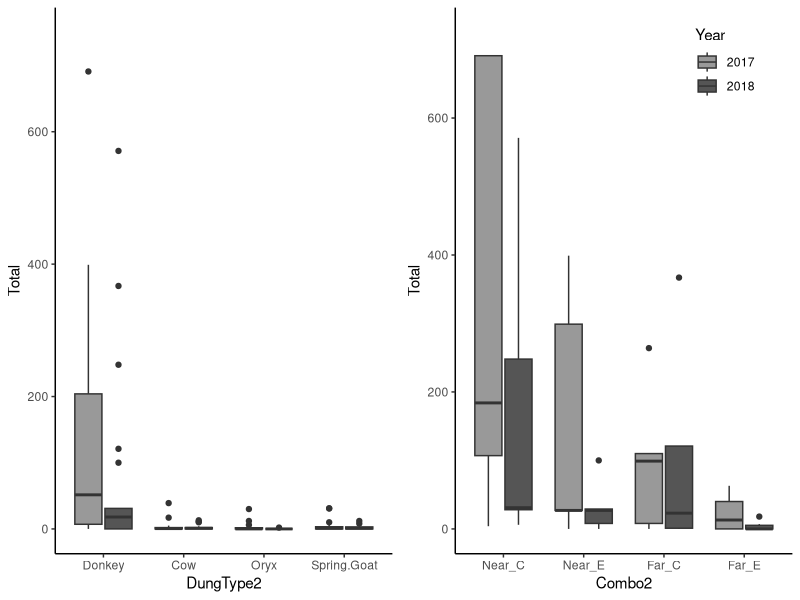

The R script that drew this image:
##Code the produces the building blocks of Figure 3.
##Runs on a PC

library(tidyr)
library(zoo)
library(ggplot2)
library(dplyr)
library(ggpubr)
library(gridExtra)


dung1<- read.csv("Data/AllDungSummary_Replicate_Yr.csv", header=T)

dung1$Year<-as.factor(dung1$Year)
dung1$DungType<-as.factor(dung1$DungType)
dung1$DungType2 <- factor(dung1$DungType, levels = levels(dung1$DungType)[c(2,1,3,4)])


Fig3a_fullrange<- ggplot(dung1, aes(x=DungType2, y=Total, fill=Year))+
  geom_boxplot()+
  #coord_cartesian(ylim = c(0,750))+
  scale_fill_manual(values=c("#999999", "#555555")) + 
  theme_classic()+
  theme(legend.position = 'none')

Fig3a<- ggplot(dung1, aes(x=DungType2, y=Total, fill=Year))+
  geom_boxplot()+
  coord_cartesian(ylim = c(0,750))+
  scale_fill_manual(values=c("#999999", "#555555")) + 
  theme_classic()+
  theme(legend.position = 'none')


dung2 <- dung1 %>% filter(DungType=='Donkey')

dung2$Combo<-as.factor(dung2$Combo)
dung2$Combo2 <- factor(dung2$Combo, levels = levels(dung2$Combo)[c(3,4,1,2)])

Fig3b_fullrange <- ggplot(dung2, aes(x=Combo2, y=Total, fill = Year))+
  geom_boxplot()+
  scale_fill_manual(values=c("#999999", "#555555"))+
  theme_classic()+
  theme(legend.position = c(0.8, 0.9))+
  scale_shape_manual(values=c(5, 17))
  
Fig3b <- ggplot(dung2, aes(x=Combo2, y=Total, fill = Year))+
  geom_boxplot()+
  #scale_y_continuous(trans='log10')+
  #scale_y_sqrt()+
  coord_cartesian(ylim = c(0, 725))+
  scale_fill_manual(values=c("#999999", "#555555"))+
  theme_classic()+
  theme(legend.position = c(0.8, 0.9))+
  scale_shape_manual(values=c(5, 17))


grid.arrange(Fig3a, Fig3b, ncol = 2)
Fig3<-arrangeGrob(Fig3a, Fig3b, ncol = 2)
ggsave(file="Figures/Fig3_full.png", Fig3, width = 8, height = 4, dpi = 600, units = "in", device='png')

